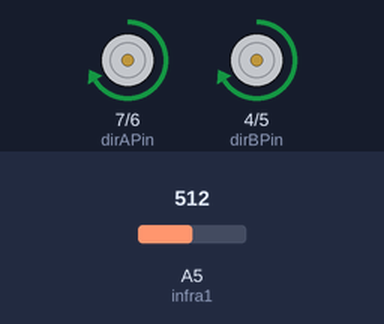
Bench run of a sketch on a simulated Arduino Uno, built with avr-gcc and run on an emulated ATmega328P. On the bench: direction and speed pins drawn as motors (green arrow = direction pin HIGH = forward, orange = LOW = backward, longer = more drive). The test bench sets the inputs (shaded band); at power-on: A5 (infra1) = 512. No radio packets arrive unless stated.

Above: at 1.2 s.
1.3 s: A5 (infra1) set to 97
2.8 s: A5 (infra1) set to 82
At 3.8 s:
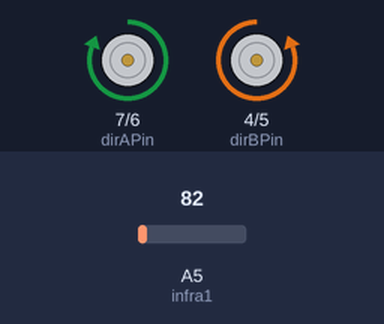
5.8 s: A5 (infra1) set to 100
7.9 s: A5 (infra1) set to 80
At 8.9 s:
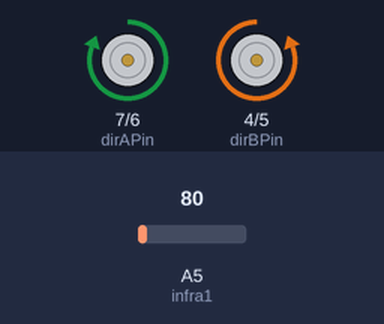
10.9 s: A5 (infra1) set to 122
Timing chart, 0 to 13.9 s (numbered marks = the images above; inputs shaded):
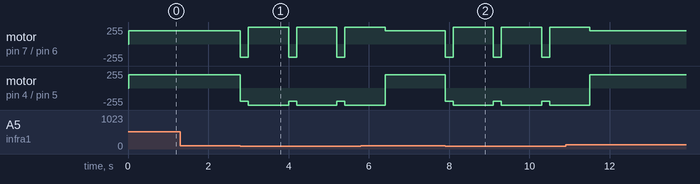

Measured:
- the behaviour switches between 90 and 89 on A5 (infra1) (found by bisection; images 0 and 1)
- after the input at 1.3 s, every drawn part: stays the same
- after the input at 2.8 s, motor on pin 7 (dirAPin) / pin 6 (pwmAPin): alternates forward 255/255 for 1.0 s and backward 200/255 for 0.20 s, starting at once; motor on pin 4 (dirBPin) / pin 5 (pwmBPin): alternates backward 255/255 for 1.0 s and backward 200/255 for 0.20 s, starting at once
- after the input at 7.9 s, motor on pin 7 (dirAPin) / pin 6 (pwmAPin): alternates forward 255/255 for 1.0 s and backward 200/255 for 0.20 s, starting at once; motor on pin 4 (dirBPin) / pin 5 (pwmBPin): alternates backward 255/255 for 1.0 s and backward 200/255 for 0.20 s, starting at once

The sketch:

AdeeptMotorAuto.ino
```cpp
#include <SPI.h>
#include "RF24.h"

RF24 radio(9, 10);                // define the object to control NRF24L01
byte addresses[5] = "00007";      // define communication address which should correspond to remote control
int data[9]={512, 512, 0, 0, 1, 0, 512, 512, 512};  // define array used to save the communication data
//0 x axis right joystick
//1 y axis left joystick
//2 button A
//3 button B
//4 button C
//5 button D
//6 como que nada
//7 como que tampoco
//8 y axis right joystick
int mode[1];

int trigPin = 0;                  // define Trig pin for ultrasonic ranging module
int echoPin = 1;                  // define Echo pin for ultrasonic ranging module
float maxDistance = 200;          // define the range(cm) for ultrasonic ranging module, Maximum sensor distance is rated at 400-500cm.
float soundVelocity = 340;        // Sound velocity = 340 m/s
float rangingTimeOut = 2 * maxDistance / 100 / soundVelocity * 1000000; // define the timeout(ms) for ultrasonic ranging module

#define FORWARD HIGH
#define BACKWARD LOW

const int dirAPin = 7;    // define pin used to control rotational direction of motor A
const int pwmAPin = 6;    // define pin for PWM used to control rotational speed of motor A
const int dirBPin = 4;    // define pin used to control rotational direction of motor B
const int pwmBPin = 5;    // define pin for PWM used to control rotational speed of motor B
const int snsAPin = 0;    // define pin for detecting current of motor A
const int snsBPin = 1;    // define pin for detecting current of motor B

const int infra1 = A5;

int automatic = 0;
bool firstSpeed = true;

int infraValue1 = 0;
int infraValue2 = 0;
int infraMaxValue = 90;
#define FORWARD LOW
#define BACKWARD HIGH

void setup() {
  radio.begin();                      // initialize RF24
  radio.setRetries(0, 15);            // set retries times
  radio.setPALevel(RF24_PA_LOW);      // set power
  radio.openReadingPipe(1, addresses);// open delivery channel
  radio.startListening();             // start monitoring

  pinMode(dirAPin, OUTPUT);   // set dirAPin to output mode
  pinMode(pwmAPin, OUTPUT);   // set pwmAPin to output mode
  pinMode(dirBPin, OUTPUT);   // set dirBPin to output mode
  pinMode(pwmBPin, OUTPUT);   // set pwmBPin to output mode

  pinMode(infra1, INPUT);

  pinMode(trigPin, OUTPUT); // set trigPin to output mode
  pinMode(echoPin, INPUT);  // set echoPin to input mode
}

void loop()
{
    digitalWrite(trigPin, HIGH);
    receiveData();
    mode[0]=0;
    // radio.write( mode, sizeof(mode) );
    // calculate the steering angle of servo according to the direction joystick of remote control and the deviation
    infraValue1= analogRead(infra1);
    if(infraValue1<infraMaxValue )
    {
      firstSpeed= false;
      digitalWrite(dirAPin, FORWARD);
      analogWrite(pwmAPin, 200);
      digitalWrite(dirBPin, FORWARD);
      analogWrite(pwmBPin, 200);
      delay(200);
      digitalWrite(dirAPin, BACKWARD);
      analogWrite(pwmAPin, 255);
      digitalWrite(dirBPin, FORWARD);
      analogWrite(pwmBPin, 255);
      delay(1000);
      digitalWrite(dirAPin, BACKWARD);
      analogWrite(pwmAPin, 0);
      digitalWrite(dirBPin, BACKWARD);
      analogWrite(pwmBPin, 0);
    }
    else{
      if(firstSpeed){
        digitalWrite(dirAPin, BACKWARD);
        analogWrite(pwmAPin, 200);
        digitalWrite(dirBPin, BACKWARD);
        analogWrite(pwmBPin, 200);
       }
       else{
        digitalWrite(dirAPin, BACKWARD);
        analogWrite(pwmAPin, 100);
        digitalWrite(dirBPin, BACKWARD);
        analogWrite(pwmBPin, 100);
       }

    }

}
void receiveData(){
   if ( radio.available()) {             // if receive the data
    while (radio.available()) {         // read all the data
      radio.read( data, sizeof(data) ); // read data
    }
    if(!data[3]){
      automatic = 0;
    }
    if(!data[4]){
      automatic = 1;
    }
   }
}
```
